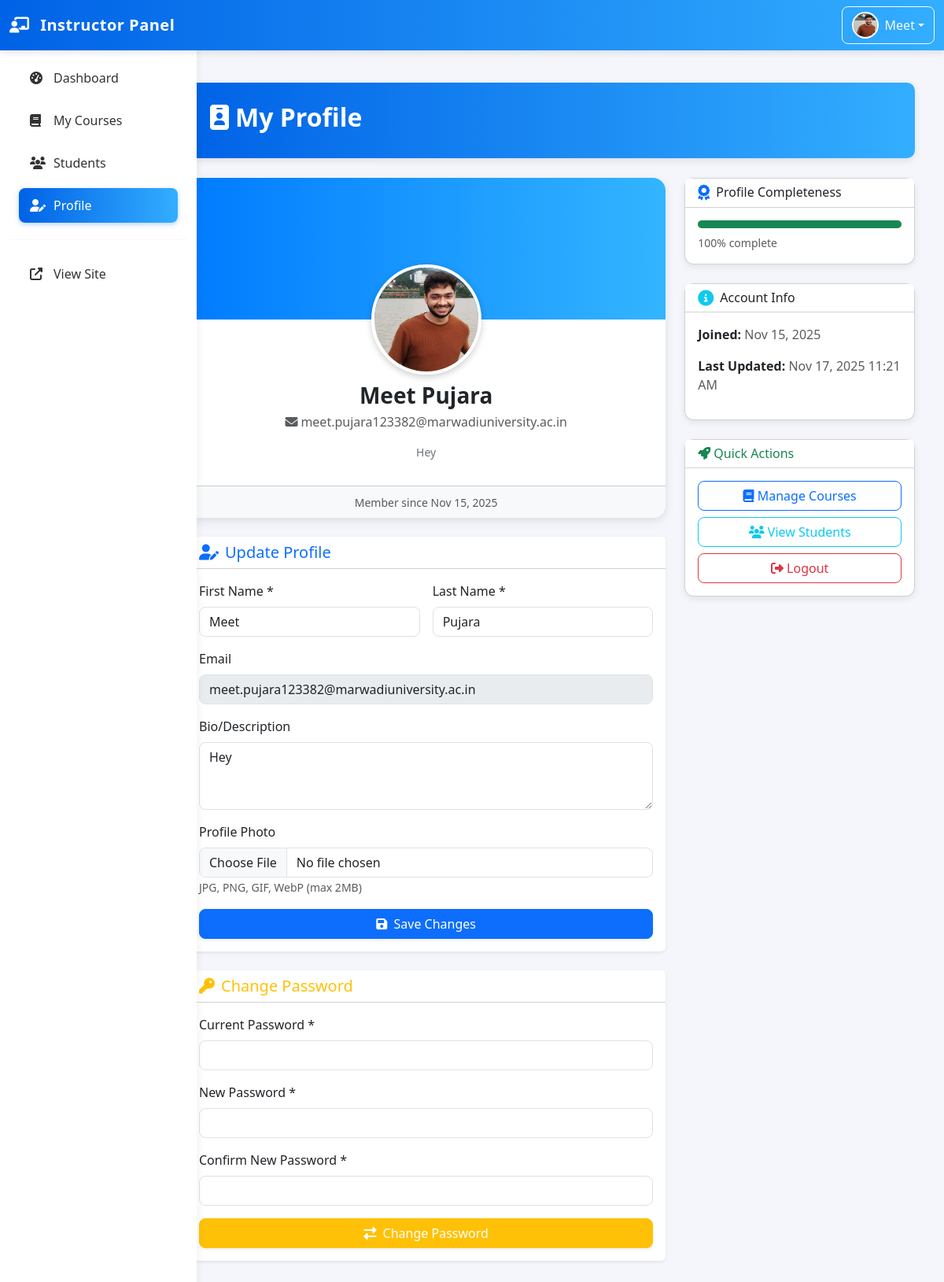
The app's page /instructor/instructor_profile.php (signed in) with its own data.
### tables this page shows
CREATE TABLE `instructors` (
  `id` int(11) NOT NULL,
  `first_name` varchar(100) NOT NULL,
  `last_name` varchar(100) NOT NULL,
  `email` varchar(255) NOT NULL,
  `password` varchar(255) NOT NULL,
  `profile_picture` varchar(255) DEFAULT NULL,
  `bio` text DEFAULT NULL,
  `id_proof` varchar(255) NOT NULL,
  `qualification` varchar(255) DEFAULT NULL,
  `experience` varchar(100) DEFAULT NULL,
  `expertise_area` varchar(255) DEFAULT NULL,
  `profile_status` enum('pending','active','inactive') NOT NULL DEFAULT 'pending',
  `verified` enum('yes','no') DEFAULT 'no',
  `email_verified` tinyint(1) DEFAULT 0,
  `created_at` timestamp NOT NULL DEFAULT current_timestamp(),
  `updated_at` timestamp NOT NULL DEFAULT current_timestamp() ON UPDATE current_timestamp()
);

### instructor/instructor_profile.php (the view, shortened to what this page needs)
<?php
require_once 'instructor_header.php';
$instructorId = $_SESSION['instructor_id'];
try {
    $stmt = $pdo->prepare("SELECT * FROM instructors WHERE id = ?");
    $stmt->execute([$instructorId]);
    $instructor = $stmt->fetch(PDO::FETCH_ASSOC);
} catch (PDOException $e) {
    $instructor = [];
}
$profile_img_name = !empty($instructor['profile_picture']) && file_exists(__DIR__ . '/../uploads/instructors/' . $instructor['profile_picture'])
    ? $instructor['profile_picture']
    : 'default.png';
$profilePicture = '../uploads/instructors/' . htmlspecialchars($profile_img_name);
?>
<div class="container mt-4 mb-5">
    <div class="profile-header d-flex justify-content-between align-items-center flex-wrap">
        <h2><i class="fas fa-id-badge me-2"></i>My Profile</h2>
    </div>
    <div class="row">
        <div class="col-lg-8 mb-4">
            <div class="card profile-card">
                <div class="profile-banner"></div>
                <img src="<?php echo $profilePicture; ?>" class="profile-avatar" alt="Profile">
                <div class="card-body profile-info">
                    <h3 class="fw-semibold mb-1">
                        <?php echo htmlspecialchars($instructor['first_name'] . " " . $instructor['last_name']); ?></h3>
                    <a href="mailto:<?php echo htmlspecialchars($instructor['email']); ?>"
                        class="text-muted text-decoration-none">
                        <i class="fas fa-envelope me-1"></i><?php echo htmlspecialchars($instructor['email']); ?>
                    </a>
                    <?php if (!empty($instructor['bio'])): ?>
                        <p class="mt-3 text-secondary small"><?php echo nl2br(htmlspecialchars($instructor['bio'])); ?></p>
                    <?php endif; ?>
                </div>
                <div class="card-footer bg-light text-center">
                    <small class="text-muted">Member since
                        <?php echo date('M j, Y', strtotime($instructor['created_at'])); ?></small>
                </div>
            </div>
            <div class="card shadow-sm mt-4 border-0">
                <div class="card-header bg-white">
                    <h5 class="mb-0 text-primary"><i class="fas fa-user-edit me-2"></i>Update Profile</h5>
                </div>
                <div class="card-body">
                    <form method="POST" enctype="multipart/form-data" class="row g-3">
                        <div class="col-md-6">
                            <label for="first_name" class="form-label">First Name *</label>
                            <input type="text" class="form-control" name="first_name" required
                                value="<?php echo htmlspecialchars($instructor['first_name']); ?>">
                        </div>
                        <div class="col-md-6">
                            <label for="last_name" class="form-label">Last Name *</label>
                            <input type="text" class="form-control" name="last_name" required
                                value="<?php echo htmlspecialchars($instructor['last_name']); ?>">
                        </div>
                        <div class="col-12">
                            <label for="email" class="form-label">Email</label>
                            <input type="email" class="form-control" disabled
                                value="<?php echo htmlspecialchars($instructor['email']); ?>">
                        </div>
                        <div class="col-12">
                            <label for="bio" class="form-label">Bio/Description</label>
                            <textarea class="form-control" name="bio" rows="3"
                                placeholder="Tell something about yourself..."><?php echo htmlspecialchars($instructor['bio']); ?></textarea>
                        </div>
                        <div class="col-12">
                            <label for="profile_picture" class="form-label">Profile Photo</label>
                            <input type="file" class="form-control" name="profile_picture" accept="image/*">
                            <small class="text-muted">JPG, PNG, GIF, WebP (max 2MB)</small>
                        </div>
                        <div class="col-12 text-end">
                            <button type="submit" name="update_profile"
                                class="btn btn-primary w-100 text-white shadow-sm">
                                <i class="fas fa-save me-1"></i> Save Changes
                            </button>
                        </div>
                    </form>
                </div>
            </div>
            <div class="card shadow-sm border-0 mt-4">
                <div class="card-header bg-white">
                    <h5 class="mb-0 text-warning"><i class="fas fa-key me-2"></i>Change Password</h5>
                </div>
                <div class="card-body">
                    <form method="POST">
                        <div class="mb-3">
                            <label class="form-label">Current Password *</label>
                            <input type="password" name="current_password" class="form-control" required>
                        </div>
                        <div class="mb-3">
                            <label class="form-label">New Password *</label>
                            <input type="password" name="new_password" class="form-control" required>
                        </div>
                        <div class="mb-3">
                            <label class="form-label">Confirm New Password *</label>
                            <input type="password" name="confirm_password" class="form-control" required>
                        </div>
                        <button type="submit" name="change_password" class="btn btn-warning w-100 text-white shadow-sm">
                            <i class="fas fa-exchange-alt me-1"></i> Change Password
                        </button>
                    </form>
                </div>
            </div>
        </div>
        <div class="col-lg-4 mb-4">
            <div class="card summary-card mb-4">
                <div class="card-header bg-white d-flex align-items-center">
                    <i class="fas fa-award text-primary fa-lg me-2"></i>
                    <h6 class="mb-0">Profile Completeness</h6>
                </div>
                <div class="card-body">
                    <?php
                    $completeness = 0;
                    if (!empty($instructor['first_name']) && !empty($instructor['last_name']))
                        $completeness += 40;
                    if (!empty($instructor['email']))
                        $completeness += 30;
                    if (!empty($instructor['profile_picture']))
                        $completeness += 15;
                    if (!empty($instructor['bio']))
                        $completeness += 15;
                    ?>
                    <div class="progress" style="height: 10px;">
                        <div class="progress-bar bg-success" style="width:<?php echo $completeness; ?>%;"></div>
                    </div>
                    <small class="text-muted d-block mt-2"><?php echo $completeness; ?>% complete</small>
                </div>
            </div>
            <div class="card summary-card mb-4">
                <div class="card-header bg-white d-flex align-items-center">
                    <i class="fas fa-info-circle text-info fa-lg me-2"></i>
                    <h6 class="mb-0">Account Info</h6>
                </div>
                <div class="card-body">
                    <p><strong>Joined:</strong> <span
                            class="text-muted"><?php echo date('M j, Y', strtotime($instructor['created_at'])); ?></span>
                    </p>
                    <p><strong>Last Updated:</strong> <span
                            class="text-muted"><?php echo date('M j, Y g:i A', strtotime($instructor['updated_at'])); ?></span>
                    </p>
                </div>
            </div>
            <div class="card summary-card">
                <div class="card-header bg-white">
                    <h6 class="mb-0 text-success"><i class="fas fa-rocket me-1"></i>Quick Actions</h6>
                </div>
                <div class="card-body d-grid gap-2">
                    <a href="instructor_courses.php" class="btn btn-outline-primary"><i class="fas fa-book"></i> Manage
                        Courses</a>
                    <a href="instructor_students.php" class="btn btn-outline-info"><i class="fas fa-users"></i> View
                        Students</a>
                    <a href="instructor_logout.php" class="btn btn-outline-danger"><i class="fas fa-sign-out-alt"></i>
                        Logout</a>
                </div>
            </div>
        </div>
    </div>
</div>
<?php
require_once 'instructor_footer.php';
?>

### instructor/instructor_header.php (shortened to what this page needs)
<?php
$instructorId = $_SESSION['instructor_id'];
try {
    $stmt = $pdo->prepare("SELECT first_name, last_name, email, profile_picture FROM instructors WHERE id = ?");
    $stmt->execute([$instructorId]);
    $instructor = $stmt->fetch();
} catch (PDOException $e) {
    session_destroy();
    header("Location: ../instructor_login.php");
    exit();
}
$profile_img_name = !empty($instructor['profile_picture']) && file_exists(__DIR__ . '/../uploads/instructors/' . $instructor['profile_picture'])
    ? $instructor['profile_picture']
    : 'default.png';
$profile_img_path = '../uploads/instructors/' . htmlspecialchars($profile_img_name);
?>
<!DOCTYPE html>
<html lang="en">
<head>
    <link href="https://cdn.jsdelivr.net/npm/bootstrap@5.3.2/dist/css/bootstrap.min.css" rel="stylesheet">
    <link href="https://cdnjs.cloudflare.com/ajax/libs/font-awesome/6.5.0/css/all.min.css" rel="stylesheet">
</head>
<body>
    <nav class="navbar navbar-dark navbar-expand-lg fixed-top">
        <div class="container-fluid">
            <a class="navbar-brand" href="index.php">
                <i class="fas fa-chalkboard-teacher me-2"></i> Instructor Panel
            </a>
            <div class="collapse navbar-collapse" id="navbarNav">
                <div class="navbar-nav ms-auto align-items-center">
                    <div class="dropdown">
                        <button class="btn btn-outline-light dropdown-toggle d-flex align-items-center" type="button"
                            data-bs-toggle="dropdown">
                            <img src="<?php echo $profile_img_path; ?>" alt="Profile" class="avatar-navbar">
                            <span><?php echo htmlspecialchars($instructor['first_name']); ?></span>
                        </button>
                    </div>
                </div>
            </div>
        </div>
    </nav>
    <div class="container-fluid">
        <div class="row">
            <nav class="col-md-3 col-lg-2 d-md-block sidebar collapse" id="sidebar">
                <div class="sidebar-sticky">
                    <ul class="nav flex-column">
                        <li class="nav-item">
                            <a class="nav-link <?php echo basename($_SERVER['PHP_SELF']) == 'index.php' ? 'active' : ''; ?>"
                                href="index.php">
                                <i class="fas fa-tachometer-alt"></i> Dashboard
                            </a>
                        </li>
                        <li class="nav-item">
                            <a class="nav-link <?php echo basename($_SERVER['PHP_SELF']) == 'instructor_courses.php' ? 'active' : ''; ?>"
                                href="instructor_courses.php">
                                <i class="fas fa-book"></i> My Courses
                            </a>
                        </li>
                        <li class="nav-item">
                            <a class="nav-link <?php echo basename($_SERVER['PHP_SELF']) == 'instructor_students.php' ? 'active' : ''; ?>"
                                href="instructor_students.php">
                                <i class="fas fa-users"></i> Students
                            </a>
                        </li>
                        <li class="nav-item">
                            <a class="nav-link <?php echo basename($_SERVER['PHP_SELF']) == 'instructor_profile.php' ? 'active' : ''; ?>"
                                href="instructor_profile.php">
                                <i class="fas fa-user-edit"></i> Profile
                            </a>
                        </li>
                    </ul>
                    <hr>
                    <ul class="nav flex-column">
                        <li class="nav-item">
                            <a class="nav-link" href="../index.php" target="_blank">
                                <i class="fas fa-external-link-alt"></i> View Site
                            </a>
                        </li>
                    </ul>
                </div>
            </nav>
            <main class="col-md-9 ms-sm-auto col-lg-10 main-content">

### instructor/instructor_header.php (style rules this page uses)
:root { --sidebar-width: 250px; --primary-gradient: linear-gradient(90deg, #0062E6, #33AEFF); --sidebar-bg: #ffffff; --main-bg: #f4f6fb; }
body { background-color: var(--main-bg); font-family: 'Segoe UI', sans-serif; overflow-x: hidden; padding-top: 56px; }
.navbar { background: var(--primary-gradient); box-shadow: 0 3px 8px rgba(0, 0, 0, 0.1); }
.navbar-brand { font-weight: 600; letter-spacing: 0.5px; }
.sidebar { position: fixed; top: 56px; left: 0; bottom: 0; width: var(--sidebar-width); background: var(--sidebar-bg); box-shadow: 2px 0 10px rgba(0, 0, 0, 0.05); overflow-y: auto; transition: all 0.3s; z-index: 100; }
.sidebar-sticky { position: relative; height: calc(100vh - 56px); padding-top: 1rem; }
.nav-link { color: #333; font-weight: 500; border-radius: 8px; padding: 10px 14px; margin: 5px 12px; transition: all 0.2s ease; display: flex; align-items: center; gap: 10px; }
.nav-link i { width: 20px; }
.nav-link.active { background: var(--primary-gradient); color: #fff; box-shadow: 0 2px 6px rgba(0, 98, 230, 0.3); }
.nav-link.active i { color: #fff; }
.sidebar hr { margin: 1rem 0; border-color: rgba(0, 0, 0, 0.1); }
.main-content { margin-left: var(--sidebar-width); padding: 25px; background-color: var(--main-bg); min-height: calc(100vh - 56px); }
.avatar-navbar { width: 34px; height: 34px; border-radius: 50%; object-fit: cover; margin-right: 8px; border: 2px solid #fff; }

### instructor/instructor_profile.php (style rules this page uses)
.profile-header { background: linear-gradient(90deg, #0062E6, #33AEFF); color: #fff; padding: 25px 30px; border-radius: 10px; box-shadow: 0 3px 10px rgba(0, 0, 0, 0.1); margin-bottom: 25px; }
.profile-header h2 { font-weight: 600; }
.profile-card { border: none; border-radius: 16px; overflow: hidden; box-shadow: 0 4px 12px rgba(0, 0, 0, 0.1); transition: transform .2s; }
.profile-avatar { width: 140px; height: 140px; border-radius: 50%; border: 4px solid #fff; box-shadow: 0 3px 8px rgba(0, 0, 0, 0.2); position: absolute; top: 110px; left: 50%; transform: translateX(-50%); object-fit: cover; }
.profile-banner { height: 180px; background: linear-gradient(90deg, #007bff, #33b5ff); }
.card-body.profile-info { padding-top: 80px; text-align: center; }
.form-control, .form-select { border-radius: 8px; }
.btn { border-radius: 8px; }
.summary-card { border-radius: 12px; box-shadow: 0 3px 8px rgba(0, 0, 0, 0.08); }

### records on screen
instructors: profile_picture (picture), first_name "Meet", first_name+last_name "Meet Pujara", email "meet.pujara123382@marwadiuniversity.ac.in", bio "Hey", created_at "Nov 15, 2025", last_name "Pujara", updated_at "Nov 17, 2025 11:21 AM"

### other values on screen
$completeness "100"
